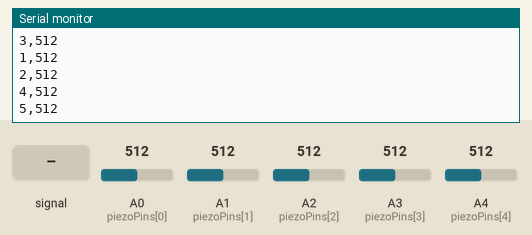
This sketch was run on a simulated Arduino Uno, built with avr-gcc and run on an emulated ATmega328P. Parts: the last lines printed to the serial monitor. The test bench sets the inputs (shaded band); at power-on: A0 (piezoPins[0]) = 512, A1 (piezoPins[1]) = 512, A2 (piezoPins[2]) = 512, A3 (piezoPins[3]) = 512, A4 (piezoPins[4]) = 512.

Above: at 1.2 s.
1.3 s: A0 (piezoPins[0]) fed a 200 Hz sine of ±81 counts around its level
2.8 s: A0 (piezoPins[0]) set to 716
At 3.3 s:
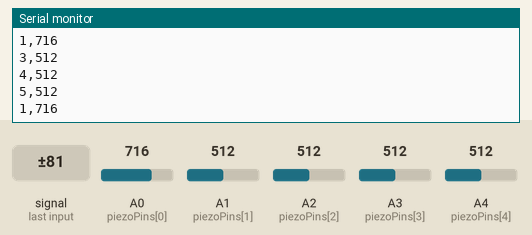
4.3 s: A1 (piezoPins[1]) set to 716
At 5.0 s:
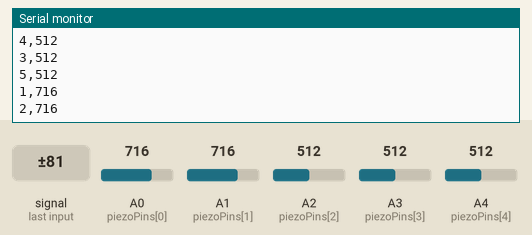
7.3 s: A2 (piezoPins[2]) set to 716
At 8.0 s:
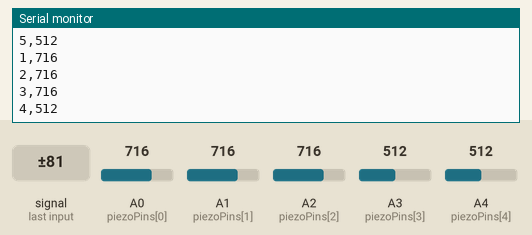
8.8 s: A3 (piezoPins[3]) set to 716
At 9.9 s:
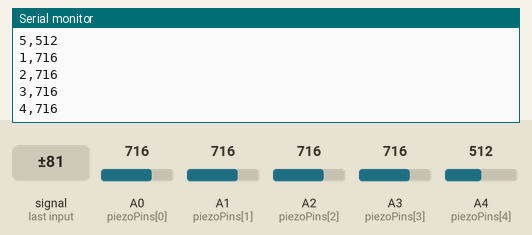
10.3 s: A4 (piezoPins[4]) set to 716
At 10.8 s:
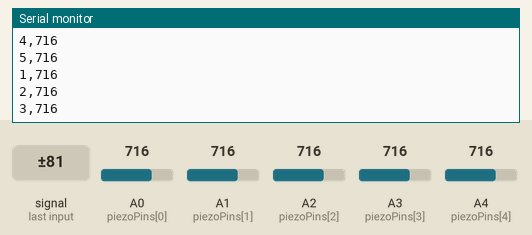
Timing chart, 0 to 12.8 s (numbered marks = the images above; inputs shaded):
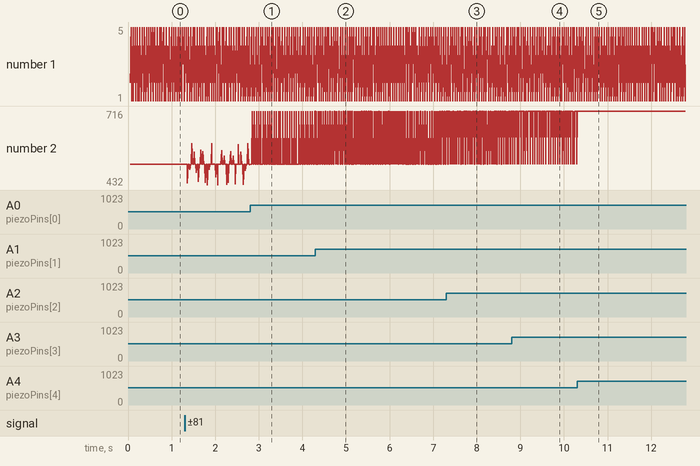

The sketch:

piezo1_4intensity_copy_20251109215316.ino
```cpp
/*
  5 Piezo Knock Sensors → Processing
  Sends sensor number and knock intensity (0–1023)
*/

const int numSensors = 5;
const int piezoPins[numSensors] = {A0, A1, A2, A3, A4};
const int threshold = 40;
const unsigned long debounceDelay = 50; // shorter delay for faster response

unsigned long lastKnockTime[numSensors];

void setup() {
  Serial.begin(9600);
  Serial.println("5 Piezo Knock Sensors Ready...");
}

void loop() {
  for (int i = 0; i < numSensors; i++) {
    int reading = analogRead(piezoPins[i]);

    if (reading > threshold && (millis() - lastKnockTime[i]) > debounceDelay) {
      // Send "sensor_number,intensity"
      Serial.print(i + 1);
      Serial.print(",");
      Serial.println(reading);
      lastKnockTime[i] = millis();
    }
  }
}
```

Measured:
- after the input at 2.8 s, the serial monitor: prints a new line after 0.05 s (image 1)
- after the input at 4.3 s, the serial monitor: prints a new line at once (image 2)
- after the input at 7.3 s, the serial monitor: prints a new line at once (image 3)
- after the input at 8.8 s, the serial monitor: prints a new line at once (image 4)
- after the input at 10.3 s, the serial monitor: prints a new line after 0.05 s (image 5)
- plotted number 2: 512 → 510 after the input at 1.3 s, 510 → 716 after the input at 2.8 s
